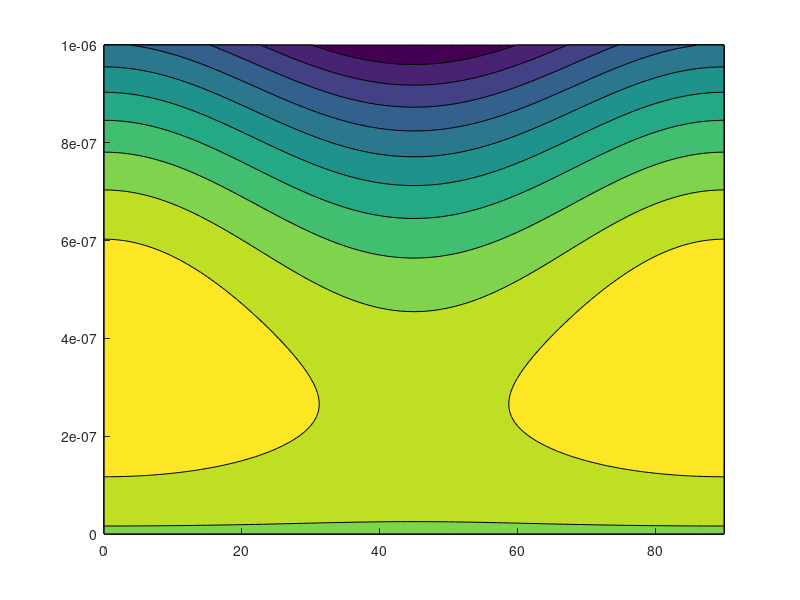

This figure's MATLAB source: (Note: this script raises an error after producing the figure.)
clear; clc; close all;

R=[0 : 1e-8 : 1e-6];
deg=[0:1:90];
driv=1e6;

imax=numel(R);
dmax=numel(deg);
gam0=0.3;
alp=0.2;

for i=1:imax % i 반지름
for j=1:dmax % J 각도
    rad=deg(j)/180*pi;
    inter(i,j)=gam0*(1+alp*cos(4*rad))*2*pi*R(i);
    vol(i)=-driv*pi*R(i)^2;
    G(i,j)=inter(i,j)+vol(i);
end
end

contourf(deg,R,G,'edgecolor','none')
colormap('jet')
colorbar('Fontsize',10)
pbaspect([2 1 1])
xlabel('degree','FontSize',15);
ylabel('반지름','FontSize',15);
title('핵생성 자유에너지')
